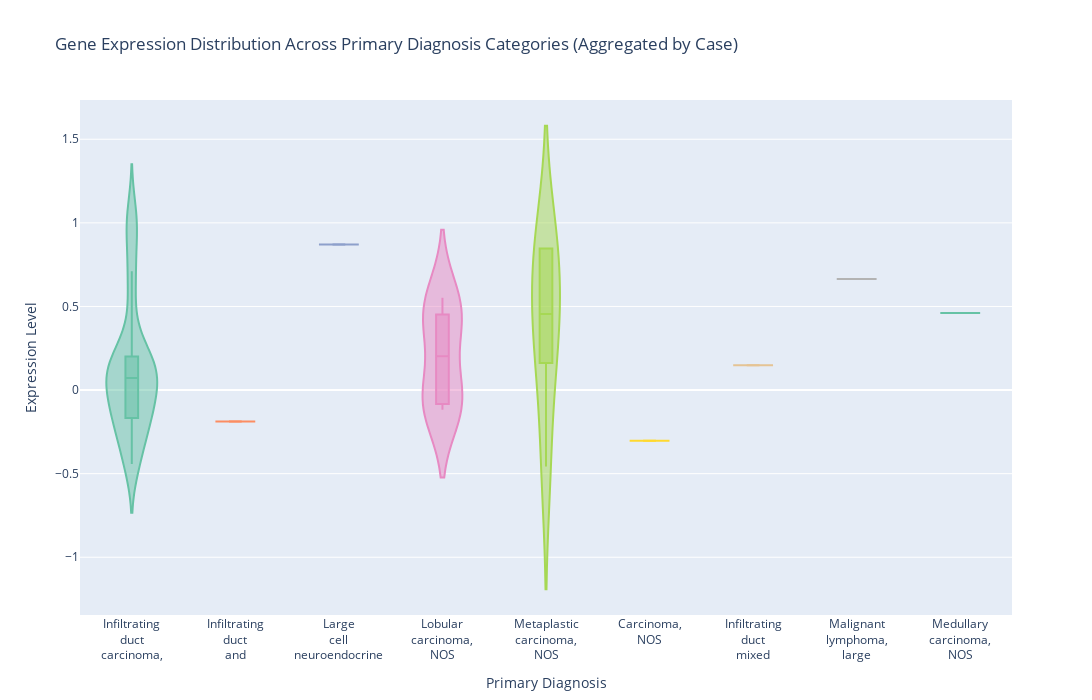

Notebook code cell kept with this figure:
### Code cell
# Aggregate data by case (mean expression for cases with multiple rows)
aggregated_data = df_drop_Clean.groupby(['Case', 'primary_diagnosis'], as_index=False).agg({'Expression': 'mean'})

# Remove "Not Reported" values from the primary diagnosis column
filtered_data = aggregated_data[aggregated_data['primary_diagnosis'] != "Not Reported"]

# Shorten or format long labels with line breaks
filtered_data['primary_diagnosis'] = filtered_data['primary_diagnosis'].apply(
    lambda x: '<br>'.join(x.split(' ', 3)[:3]) if len(x.split(' ')) > 3 else x.replace(' ', '<br>')
)

# Create a violin plot using Plotly
fig = px.violin(
    filtered_data,
    x='primary_diagnosis',
    y='Expression',
    box=True,  
    points=False,
    color='primary_diagnosis',  
    title="Gene Expression Distribution Across Primary Diagnosis Categories (Aggregated by Case)",
    labels={
        'primary_diagnosis': 'Primary Diagnosis',
        'Expression': 'Expression Level'
    },
    color_discrete_sequence=px.colors.qualitative.Set2 
)


fig.update_layout(
    xaxis_title="Primary Diagnosis",
    yaxis_title="Expression Level",
    xaxis_tickangle=0,  
    showlegend=False,  
    width=1200, 
    height=700  
)


fig.show()

### Figure 1 — Plotly figure (JSON) as saved in the notebook; plotly's stock layout.template omitted (floating-point values rounded to 4 significant figures)
{"data": [{"alignmentgroup": "True", "box": {"visible": true}, "hovertemplate": "Primary Diagnosis=%{x}<br>Expression Level=%{y}<extra></extra>", "legendgroup": "Infiltrating<br>duct<br>carcinoma,", "marker": {"color": "rgb(102,194,165)"}, "name": "Infiltrating<br>duct<br>carcinoma,", "offsetgroup": "Infiltrating<br>duct<br>carcinoma,", "orientation": "v", "points": false, "scalegroup": "True", "showlegend": true, "type": "violin", "x": ["Infiltrating<br>duct<br>carcinoma,", "Infiltrating<br>duct<br>carcinoma,", "Infiltrating<br>duct<br>carcinoma,", "Infiltrating<br>duct<br>carcinoma,", "Infiltrating<br>duct<br>carcinoma,", "Infiltrating<br>duct<br>carcinoma,", "Infiltrating<br>duct<br>carcinoma,", "Infiltrating<br>duct<br>carcinoma,", "Infiltrating<br>duct<br>carcinoma,", "Infiltrating<br>duct<br>carcinoma,", "Infiltrating<br>duct<br>carcinoma,", "Infiltrating<br>duct<br>carcinoma,", "Infiltrating<br>duct<br>carcinoma,", "Infiltrating<br>duct<br>carcinoma,", "Infiltrating<br>duct<br>carcinoma,", "Infiltrating<br>duct<br>carcinoma,", "Infiltrating<br>duct<br>carcinoma,", "Infiltrating<br>duct<br>carcinoma,", "Infiltrating<br>duct<br>carcinoma,", "Infiltrating<br>duct<br>carcinoma,", "Infiltrating<br>duct<br>carcinoma,", "Infiltrating<br>duct<br>carcinoma,", "Infiltrating<br>duct<br>carcinoma,", "Infiltrating<br>duct<br>carcinoma,", "Infiltrating<br>duct<br>carcinoma,", "Infiltrating<br>duct<br>carcinoma,", "Infiltrating<br>duct<br>carcinoma,", "Infiltrating<br>duct<br>carcinoma,", "Infiltrating<br>duct<br>carcinoma,", "Infiltrating<br>duct<br>carcinoma,", "Infiltrating<br>duct<br>carcinoma,"], "x0": " ", "xaxis": "x", "y": [-0.1907, -0.4407, -0.4426, -0.3917, 0.2413, -0.03456, 0.1114, 0.1343, -0.03797, -0.2155, -0.2007, -0.0954, 1.06, -0.2368, 0.1552, 0.2064, -0.09004, 0.8981, 0.07181, 0.5844, 0.08754, 0.3617, -0.09878, -0.2536, 0.7111, 0.1814, 0.07315, 0.02519, 0.1532, 0.9992, 0.0551], "y0": " ", "yaxis": "y"}, {"alignmentgroup": "True", "box": {"visible": true}, "hovertemplate": "Primary Diagnosis=%{x}<br>Expression Level=%{y}<extra></extra>", "legendgroup": "Infiltrating<br>duct<br>and", "marker": {"color": "rgb(252,141,98)"}, "name": "Infiltrating<br>duct<br>and", "offsetgroup": "Infiltrating<br>duct<br>and", "orientation": "v", "points": false, "scalegroup": "True", "showlegend": true, "type": "violin", "x": ["Infiltrating<br>duct<br>and"], "x0": " ", "xaxis": "x", "y": [-0.1886], "y0": " ", "yaxis": "y"}, {"alignmentgroup": "True", "box": {"visible": true}, "hovertemplate": "Primary Diagnosis=%{x}<br>Expression Level=%{y}<extra></extra>", "legendgroup": "Large<br>cell<br>neuroendocrine", "marker": {"color": "rgb(141,160,203)"}, "name": "Large<br>cell<br>neuroendocrine", "offsetgroup": "Large<br>cell<br>neuroendocrine", "orientation": "v", "points": false, "scalegroup": "True", "showlegend": true, "type": "violin", "x": ["Large<br>cell<br>neuroendocrine"], "x0": " ", "xaxis": "x", "y": [0.8706], "y0": " ", "yaxis": "y"}, {"alignmentgroup": "True", "box": {"visible": true}, "hovertemplate": "Primary Diagnosis=%{x}<br>Expression Level=%{y}<extra></extra>", "legendgroup": "Lobular<br>carcinoma,<br>NOS", "marker": {"color": "rgb(231,138,195)"}, "name": "Lobular<br>carcinoma,<br>NOS", "offsetgroup": "Lobular<br>carcinoma,<br>NOS", "orientation": "v", "points": false, "scalegroup": "True", "showlegend": true, "type": "violin", "x": ["Lobular<br>carcinoma,<br>NOS", "Lobular<br>carcinoma,<br>NOS", "Lobular<br>carcinoma,<br>NOS", "Lobular<br>carcinoma,<br>NOS", "Lobular<br>carcinoma,<br>NOS", "Lobular<br>carcinoma,<br>NOS", "Lobular<br>carcinoma,<br>NOS", "Lobular<br>carcinoma,<br>NOS"], "x0": " ", "xaxis": "x", "y": [-0.04958, 0.3988, -0.1175, 0.3874, 0.01552, 0.5061, -0.117, 0.5524], "y0": " ", "yaxis": "y"}, {"alignmentgroup": "True", "box": {"visible": true}, "hovertemplate": "Primary Diagnosis=%{x}<br>Expression Level=%{y}<extra></extra>", "legendgroup": "Metaplastic<br>carcinoma,<br>NOS", "marker": {"color": "rgb(166,216,84)"}, "name": "Metaplastic<br>carcinoma,<br>NOS", "offsetgroup": "Metaplastic<br>carcinoma,<br>NOS", "orientation": "v", "points": false, "scalegroup": "True", "showlegend": true, "type": "violin", "x": ["Metaplastic<br>carcinoma,<br>NOS", "Metaplastic<br>carcinoma,<br>NOS", "Metaplastic<br>carcinoma,<br>NOS", "Metaplastic<br>carcinoma,<br>NOS", "Metaplastic<br>carcinoma,<br>NOS", "Metaplastic<br>carcinoma,<br>NOS"], "x0": " ", "xaxis": "x", "y": [-0.4578, 0.8467, 0.8473, 0.5793, 0.1618, 0.3293], "y0": " ", "yaxis": "y"}, {"alignmentgroup": "True", "box": {"visible": true}, "hovertemplate": "Primary Diagnosis=%{x}<br>Expression Level=%{y}<extra></extra>", "legendgroup": "Carcinoma,<br>NOS", "marker": {"color": "rgb(255,217,47)"}, "name": "Carcinoma,<br>NOS", "offsetgroup": "Carcinoma,<br>NOS", "orientation": "v", "points": false, "scalegroup": "True", "showlegend": true, "type": "violin", "x": ["Carcinoma,<br>NOS"], "x0": " ", "xaxis": "x", "y": [-0.3032], "y0": " ", "yaxis": "y"}, {"alignmentgroup": "True", "box": {"visible": true}, "hovertemplate": "Primary Diagnosis=%{x}<br>Expression Level=%{y}<extra></extra>", "legendgroup": "Infiltrating<br>duct<br>mixed", "marker": {"color": "rgb(229,196,148)"}, "name": "Infiltrating<br>duct<br>mixed", "offsetgroup": "Infiltrating<br>duct<br>mixed", "orientation": "v", "points": false, "scalegroup": "True", "showlegend": true, "type": "violin", "x": ["Infiltrating<br>duct<br>mixed"], "x0": " ", "xaxis": "x", "y": [0.1483], "y0": " ", "yaxis": "y"}, {"alignmentgroup": "True", "box": {"visible": true}, "hovertemplate": "Primary Diagnosis=%{x}<br>Expression Level=%{y}<extra></extra>", "legendgroup": "Malignant<br>lymphoma,<br>large", "marker": {"color": "rgb(179,179,179)"}, "name": "Malignant<br>lymphoma,<br>large", "offsetgroup": "Malignant<br>lymphoma,<br>large", "orientation": "v", "points": false, "scalegroup": "True", "showlegend": true, "type": "violin", "x": ["Malignant<br>lymphoma,<br>large"], "x0": " ", "xaxis": "x", "y": [0.6648], "y0": " ", "yaxis": "y"}, {"alignmentgroup": "True", "box": {"visible": true}, "hovertemplate": "Primary Diagnosis=%{x}<br>Expression Level=%{y}<extra></extra>", "legendgroup": "Medullary<br>carcinoma,<br>NOS", "marker": {"color": "rgb(102,194,165)"}, "name": "Medullary<br>carcinoma,<br>NOS", "offsetgroup": "Medullary<br>carcinoma,<br>NOS", "orientation": "v", "points": false, "scalegroup": "True", "showlegend": true, "type": "violin", "x": ["Medullary<br>carcinoma,<br>NOS"], "x0": " ", "xaxis": "x", "y": [0.4616], "y0": " ", "yaxis": "y"}], "layout": {"height": 700, "legend": {"title": {"text": "Primary Diagnosis"}, "tracegroupgap": 0}, "showlegend": false, "title": {"text": "Gene Expression Distribution Across Primary Diagnosis Categories (Aggregated by Case)"}, "violinmode": "overlay", "width": 1200, "xaxis": {"anchor": "y", "autorange": true, "categoryarray": ["Infiltrating<br>duct<br>carcinoma,", "Infiltrating<br>duct<br>and", "Large<br>cell<br>neuroendocrine", "Lobular<br>carcinoma,<br>NOS", "Metaplastic<br>carcinoma,<br>NOS", "Carcinoma,<br>NOS", "Infiltrating<br>duct<br>mixed", "Malignant<br>lymphoma,<br>large", "Medullary<br>carcinoma,<br>NOS"], "categoryorder": "array", "domain": [0, 1], "range": [-0.5, 8.5], "tickangle": 0, "title": {"text": "Primary Diagnosis"}, "type": "category"}, "yaxis": {"anchor": "x", "autorange": true, "domain": [0, 1], "range": [-1.345, 1.735], "title": {"text": "Expression Level"}, "type": "linear"}}}
